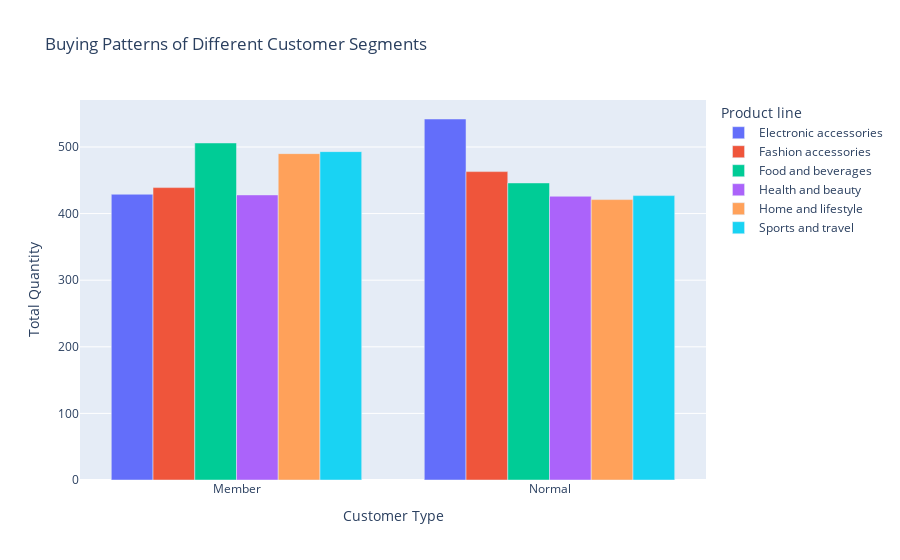

Notebook code for this chart:
### Code cell
nlp_query = "What are the buying patterns of different customer segments?"
part_A, part_B = split()
Cout = function3()

"What are the preferred payment methods (Ewallet, Cash, Credit card) among customers?"
"time series analysis for all products"  ****
"How do sales fluctuate across different months and days of the week?"
"Is there a difference in spending habits between male and female customers?"
"Which type (member vs. normal) spends more on average?"
"Are there specific times of the year when sales peak?"
"City wise product sales"

# test queries
# month on month growth on Health and beauty
# on which centre we should more focus to improve its sales?
# give me top sales giving serivce from Ahmadabad - Novotel for each month
# where should we focus to improve our sales
# what is the oct - dec sales for top  services for ahmedabad novotel
# month on month growth with respect to our product
# what are top sales giving products

# do time series analysis on our data

# 1. Who are the most valuable customers (in terms of purchase volume or frequency)?
# 2. What are the demographics of our customer base (age, location, etc.)?
# 3. What are the buying patterns of different customer segments?
# 4. How effective are marketing campaigns in attracting new customers?

# what is RFM analysis

# what is the gender ratio of customers in the dataset?
# rate of growth month on month for each product line
# month on month growth form october to december
# compare sales in january with febuary and march
# time series analysis month by month

user query -> LLM -> query -> slide SQL (python)

### Figure 1 — Plotly figure (JSON) as saved in the notebook; plotly's stock layout.template omitted (floating-point values rounded to 4 significant figures)
{"data": [{"alignmentgroup": "True", "hovertemplate": "Product line=Electronic accessories<br>Customer Type=%{x}<br>Total Quantity=%{y}<extra></extra>", "legendgroup": "Electronic accessories", "marker": {"color": "#636efa", "pattern": {"shape": ""}}, "name": "Electronic accessories", "offsetgroup": "Electronic accessories", "orientation": "v", "showlegend": true, "textposition": "auto", "type": "bar", "x": ["Member", "Normal"], "xaxis": "x", "y": [429, 542], "yaxis": "y"}, {"alignmentgroup": "True", "hovertemplate": "Product line=Fashion accessories<br>Customer Type=%{x}<br>Total Quantity=%{y}<extra></extra>", "legendgroup": "Fashion accessories", "marker": {"color": "#EF553B", "pattern": {"shape": ""}}, "name": "Fashion accessories", "offsetgroup": "Fashion accessories", "orientation": "v", "showlegend": true, "textposition": "auto", "type": "bar", "x": ["Member", "Normal"], "xaxis": "x", "y": [439, 463], "yaxis": "y"}, {"alignmentgroup": "True", "hovertemplate": "Product line=Food and beverages<br>Customer Type=%{x}<br>Total Quantity=%{y}<extra></extra>", "legendgroup": "Food and beverages", "marker": {"color": "#00cc96", "pattern": {"shape": ""}}, "name": "Food and beverages", "offsetgroup": "Food and beverages", "orientation": "v", "showlegend": true, "textposition": "auto", "type": "bar", "x": ["Member", "Normal"], "xaxis": "x", "y": [506, 446], "yaxis": "y"}, {"alignmentgroup": "True", "hovertemplate": "Product line=Health and beauty<br>Customer Type=%{x}<br>Total Quantity=%{y}<extra></extra>", "legendgroup": "Health and beauty", "marker": {"color": "#ab63fa", "pattern": {"shape": ""}}, "name": "Health and beauty", "offsetgroup": "Health and beauty", "orientation": "v", "showlegend": true, "textposition": "auto", "type": "bar", "x": ["Member", "Normal"], "xaxis": "x", "y": [428, 426], "yaxis": "y"}, {"alignmentgroup": "True", "hovertemplate": "Product line=Home and lifestyle<br>Customer Type=%{x}<br>Total Quantity=%{y}<extra></extra>", "legendgroup": "Home and lifestyle", "marker": {"color": "#FFA15A", "pattern": {"shape": ""}}, "name": "Home and lifestyle", "offsetgroup": "Home and lifestyle", "orientation": "v", "showlegend": true, "textposition": "auto", "type": "bar", "x": ["Member", "Normal"], "xaxis": "x", "y": [490, 421], "yaxis": "y"}, {"alignmentgroup": "True", "hovertemplate": "Product line=Sports and travel<br>Customer Type=%{x}<br>Total Quantity=%{y}<extra></extra>", "legendgroup": "Sports and travel", "marker": {"color": "#19d3f3", "pattern": {"shape": ""}}, "name": "Sports and travel", "offsetgroup": "Sports and travel", "orientation": "v", "showlegend": true, "textposition": "auto", "type": "bar", "x": ["Member", "Normal"], "xaxis": "x", "y": [493, 427], "yaxis": "y"}], "layout": {"barmode": "group", "legend": {"title": {"text": "Product line"}, "tracegroupgap": 0}, "title": {"text": "Buying Patterns of Different Customer Segments"}, "xaxis": {"anchor": "y", "domain": [0, 1], "title": {"text": "Customer Type"}}, "yaxis": {"anchor": "x", "domain": [0, 1], "title": {"text": "Total Quantity"}}}}
